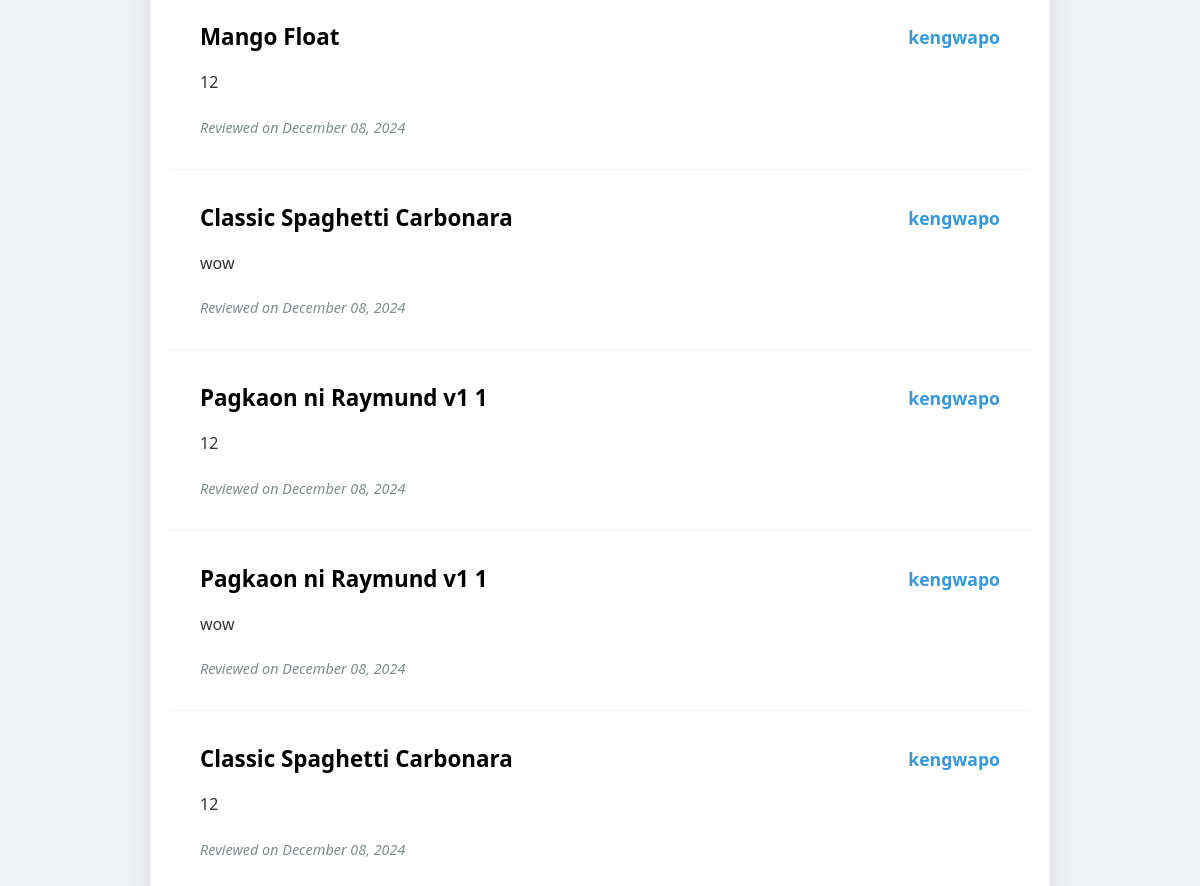
Before: /recipes/reviews/ (signed in, lower part) with the older database file.
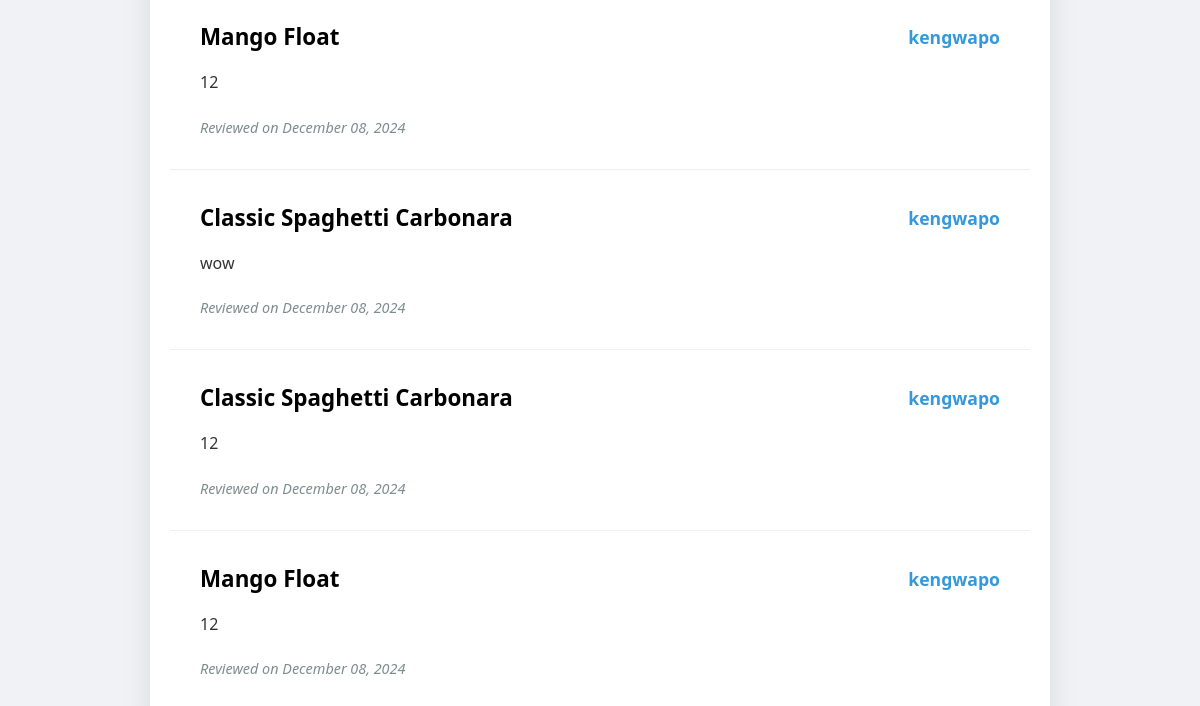
After: the same page with the newer database file.
### Recipes/models.py (models this page shows, shortened)
class Review(models.Model):
    recipe = models.ForeignKey(RecipePost, related_name='reviews', on_delete=models.CASCADE)
    user = models.ForeignKey(settings.AUTH_USER_MODEL, on_delete=models.CASCADE)
    text = models.TextField()
    created_at = models.DateTimeField(auto_now_add=True)

class RecipePost(models.Model):
    title = models.CharField(max_length=200)
    user = models.ForeignKey(settings.AUTH_USER_MODEL, on_delete=models.SET_NULL, null=True, blank=True) #User, on_delete=models.CASCADE
    description = models.TextField(default='')
    category = models.CharField(max_length=50, default='Uncategorized')
    ingredients = models.TextField()
    directions = models.TextField(default='')
    image = models.ImageField(upload_to='recipe/images/', blank=True, null=True)  # Optional image field
    created_at = models.DateTimeField(auto_now=True)
    CATEGORY_CHOICES = [
        ('Comfort Food', 'Comfort Food'),
        ('International Eats', 'International Eats'),
        ('Breakfast & Brunch', 'Breakfast & Brunch'),
        ('Community Picks', 'Community Picks'),
    ]
    title = models.CharField(max_length=200)  # Recipe title
    user = models.ForeignKey(
        settings.AUTH_USER_MODEL,
        on_delete=models.SET_NULL,
        null=True,
        blank=True
    )  # Associated user, nullable and optional
    description = models.TextField(default='')  # Brief description of the recipe
    category = models.CharField(
        max_length=50,
        choices=CATEGORY_CHOICES,
        default='Uncategorized'
    )  # Recipe category with predefined choices
    ingredients = models.TextField()  # Ingredients list
    directions = models.TextField(default='')  # Step-by-step directions
    image = models.ImageField(
        upload_to='recipe/images/',
        blank=True,
        null=True
    )  # Optional recipe image
    created_at = models.DateTimeField(auto_now=True)  # Timestamp of creation

### Recipes/views.py (the view)
# urls.py: path('reviews/',reviews_list, name='reviews_list'),
@login_required
def reviews_list(request):
    user_reviews = Review.objects.filter(user=request.user)
    return render(request, 'recipes/reviews_list.html', {'reviews': user_reviews})

### Recipes/templates/recipes/reviews_list.html (shortened to what this page needs)
<!DOCTYPE html>
<html lang="en">
<head>
</head>
<body>
    <div class="container">
        <div class="review-list">
            {% if reviews %}
                {% for review in reviews %}
                    <article class="review-item">
                        <header class="review-header">
                            <h2 class="review-title">{{ review.recipe.title }}</h2>
                            <span class="review-author">{{ review.user.username }}</span>
                        </header>
                        <p class="review-text">{{ review.text }}</p>
                        <footer class="review-footer">
                            <time class="review-date" datetime="{{ review.created_at|date:'Y-m-d' }}">
                                Reviewed on {{ review.created_at|date:"F d, Y" }}
                            </time>
                        </footer>
                    </article>
                {% endfor %}
            {% else %}
                <p class="no-reviews">No reviews found. Be the first to share your thoughts!</p>
            {% endif %}
        </div>
    </div>
</body>
</html>

Changed rows visible on the page:
removed Review: recipe "Pagkaon ni Raymund v1 1", user.username "kengwapo", text "12", created_at "December 08, 2024"
removed Review: recipe "Pagkaon ni Raymund v1 1", user.username "kengwapo", text "wow", created_at "December 08, 2024"
added Review: recipe "Mango Float", user.username "kengwapo", text "12", created_at "December 08, 2024"
